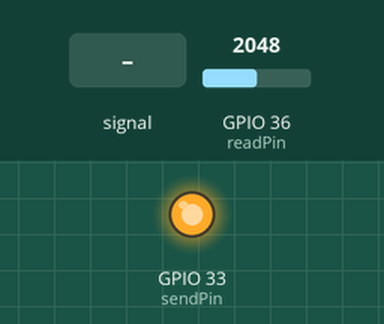
This sketch was run on a simulated ESP32. Shown: output pins drawn as LEDs (lit = HIGH). The test bench sets the inputs (shaded band); at power-on: GPIO 36 (readPin) = 2048. What the sketch prints to the serial monitor is not drawn.

Above: at 1.2 s.
1.3 s: GPIO 36 (readPin) fed a 200 Hz sine of ±1023 counts around its level
Timing chart, 0 to 4.3 s (numbered marks = the images above; inputs shaded):
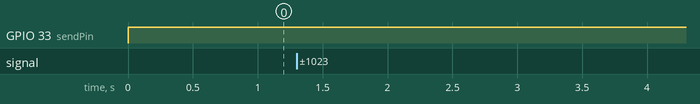

The sketch:

measure_capacitor.ino
```cpp
#define readPin   A0
#define sendPin   33
#define resVal    10000000.0F // F to tell compiler this is a float

unsigned long startTime;
unsigned long elapsedTime;
float picoFarads;

void setup() {
  pinMode(sendPin, OUTPUT);     // set chargePin to output
  pinMode(readPin, INPUT);
  digitalWrite(sendPin, LOW);

  Serial.begin(9600);             // initialize serial transmission for debugging
  Serial.println("SETUP DONE");
}

void loop() {
  digitalWrite(sendPin, LOW);
  pinMode(readPin, INPUT);
  pinMode(readPin, OUTPUT);
  digitalWrite(readPin, LOW);

  delayMicroseconds(10);

  pinMode(readPin, INPUT);
  digitalWrite(sendPin, HIGH);  // beginning charging

  startTime = micros();

  while(analogRead(readPin) < (0.63*4095)) {}

  elapsedTime = micros() - startTime;

  picoFarads = (float)elapsedTime / resVal * 1000000;
  Serial.print(elapsedTime);
  Serial.print(" uS   ");
  Serial.print((long)picoFarads);
  Serial.println(" pF");

  delay(1000);
}
```
